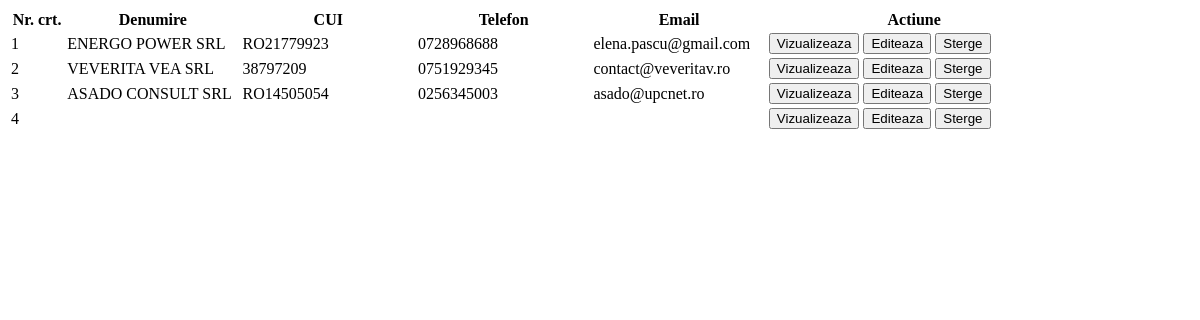
Page /app/admin/afisareparteneri.php on the committed database.
### tables this page shows
CREATE TABLE `parteneri` (
  `ID` int(255) NOT NULL,
  `nume` varchar(255) NOT NULL,
  `email` varchar(255) NOT NULL,
  `telefon` varchar(255) NOT NULL,
  `oras` varchar(255) NOT NULL,
  `judet` varchar(255) NOT NULL,
  `adresa` varchar(255) NOT NULL,
  `cui` varchar(255) NOT NULL,
  `rc` varchar(255) NOT NULL,
  `banca` varchar(255) NOT NULL,
  `cont_bancar` varchar(255) NOT NULL,
  `persoana_contact` varchar(255) NOT NULL
);

### app/admin/afisareparteneri.php (the view, shortened to what this page needs)
<?php
include 'db.php';
?>
<table class="table table-striped">
  <thead>
    <tr>
      <th scope="col" style="width: 5%;">Nr. crt.</th>
      <th scope="col" style="width: 16%;">Denumire</th>
      <th scope="col" style="width: 16%;">CUI</th>
      <th scope="col" style="width: 16%;">Telefon</th>
      <th scope="col" style="width: 16%;">Email</th>
      <th scope="col" style="width: 27%;">Actiune</th>
    </tr>
  </thead>
  <tbody>
    <?php
    try {
        $dbh = new PDO("mysql:host=$hostdb; dbname=$namedb", $userdb, $passdb);
        $cautare = $_POST['cautare'];
        if($cautare == '')
        {
            $parteneri = $dbh -> query("SELECT * FROM parteneri");
        }
        $crt = 1;
        foreach($parteneri as $row)
        {
            ?>
            <tr>
                <td><?php echo $crt; ?></td>
                <td><?php echo $row['nume']; ?></td>
                <td><?php echo $row['cui']; ?></td>
                <td><?php echo $row['telefon']; ?></td>
                <td><?php echo $row['email']; ?></td>
                <td data-id="<?php echo $row['ID']; ?>"><button type="button" class="btn btn-success vizualizare"><i class="fas fa-eye"></i> Vizualizeaza</button> <button type="button" class="btn btn-primary edit"><i class="fas fa-pencil-alt"></i> Editeaza</button> <button type="button" class="btn btn-danger delete"><i class="fas fa-trash"></i> Sterge</button></td>
            </tr>
            <?php
            $crt ++;
        }
    }
    catch(PDOException $e) {
        echo $e->getMessage();
    }
    ?>
  </tbody>
</table>

### rows in the picture
parteneri: nume "ENERGO POWER SRL", cui "RO21779923", telefon "0728968688", email "elena.pascu@gmail.com"
parteneri: nume "VEVERITA VEA SRL", cui "38797209", telefon "0751929345", email "contact@veveritav.ro"
parteneri: nume "ASADO CONSULT SRL", cui "RO14505054", telefon "0256345003", email "asado@upcnet.ro"
